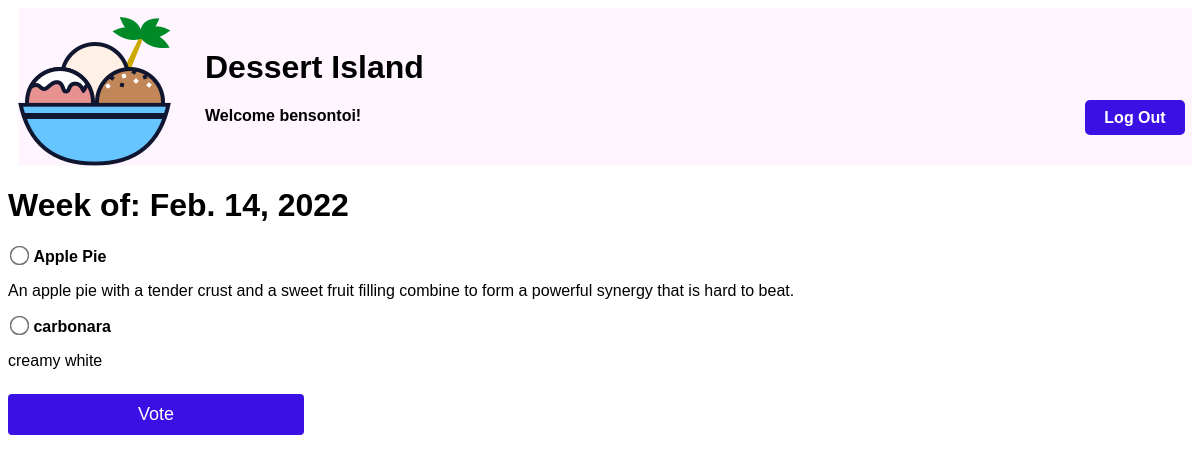
The app's page /polls/1/ (signed in) with its own data.
### weeklydessert/models.py (models this page shows, shortened)
class Week(models.Model):
    pub_date = models.DateTimeField("date published")
    def start_of_week(self):
        today = datetime.date.today()
        start_of_week = today + datetime.timedelta(days=-today.weekday(), weeks=1)
        return start_of_week

class Choice(models.Model):
    week = models.ForeignKey(Week, on_delete=models.CASCADE)
    dessert_choice = models.CharField(max_length=200)
    dessert_details = models.CharField(max_length=200)
    votes = models.IntegerField(default=0)

### weeklydessert/views.py (the view)
# urls.py: path("polls/<int:pk>/", views.DetailsView.as_view(), name="detail"),
class DetailsView(LoginRequiredMixin,DetailView):
    model = Week
    template_name = "detail.html"

### weeklydessert/templates/detail.html (shortened to what this page needs)
{% extends "header.html" %}
{% block content %}
{% load static %}
<link rel="stylesheet" type="text/css" href="{% static 'weeklydessert/detail.css' %}">
<h1>Week of: {{ week.start_of_week }}</h1>
<form action="{% url 'vote' week.id %}" method="post">
{% for choice in week.choice_set.all %}
    <input type="radio" name="choice" id="choice{{ forloop.counter }}" value="{{ choice.id }}">
    <label for="choice{{ forloop.counter }}">{{ choice.dessert_choice }}</label><br>
		<p>{{ choice.dessert_details }}</p>
{% endfor %}
<input type="submit" value="Vote">
</form>
{% endblock %}

### weeklydessert/templates/header.html (shortened to what this page needs)
{% load static %}
<link rel="stylesheet" type="text/css" href="{% static 'weeklydessert/header.css' %}">
<div class="header">
  <img src="{% static 'weeklydessert/Dessert.png' %}" >
	{% if user.username %}
        <a  class ='logout-button' href="{% url 'logout' %}">Log Out</a>
  {% endif %}
  <div class="header-content">
    <h1 class="header-title">Dessert Island</h1>
    {% if user.username %}
    <h4 class="header-greet">Welcome {{ user.username }}!</h4>
    {% endif %}
  </div>
</div>
{% block content%}
{% endblock %}

### weeklydessert/static/weeklydessert/header.css (style rules this page uses)
.header { display: flex; flex-direction: row; background-color: #FFF5FF; margin-left: 10px; }
.header-title { margin-bottom: 0; }
.header-content { display: flex; flex-direction: column; margin-left: 30px; align-items: center; justify-content: center; }
.header-greet { width: 100%; }
.logout-button { position: absolute; top: 100px; right: 15px; display: block; width: 80px; height: 15px; background: #3A10E5; padding: 10px; text-align: center; border-radius: 5px; color: white; font-weight: bold; line-height: 15px; text-decoration: none; }

### weeklydessert/static/weeklydessert/detail.css (style rules this page uses)
input[type=radio] { -ms-transform: scale(1.5); -webkit-transform: scale(1.5); transform: scale(1.5); }
label { font-weight: bold; }
input[type=submit] { background-color: #3A10E5; color: white; padding: 10px 14px; margin: 8px 0; border: none; border-radius: 4px; cursor: pointer; width: 25%; font-size: 18px; }

### records on screen
Week: start_of_week "Feb. 14, 2022"
Choice: dessert_choice "Apple Pie", dessert_details "An apple pie with a tender crust and a sweet fruit filling combine to form a powerful synergy that is hard to beat."
Choice: dessert_choice "carbonara", dessert_details "creamy white"

### other values on screen
{{ user.username }} "bensontoi"
